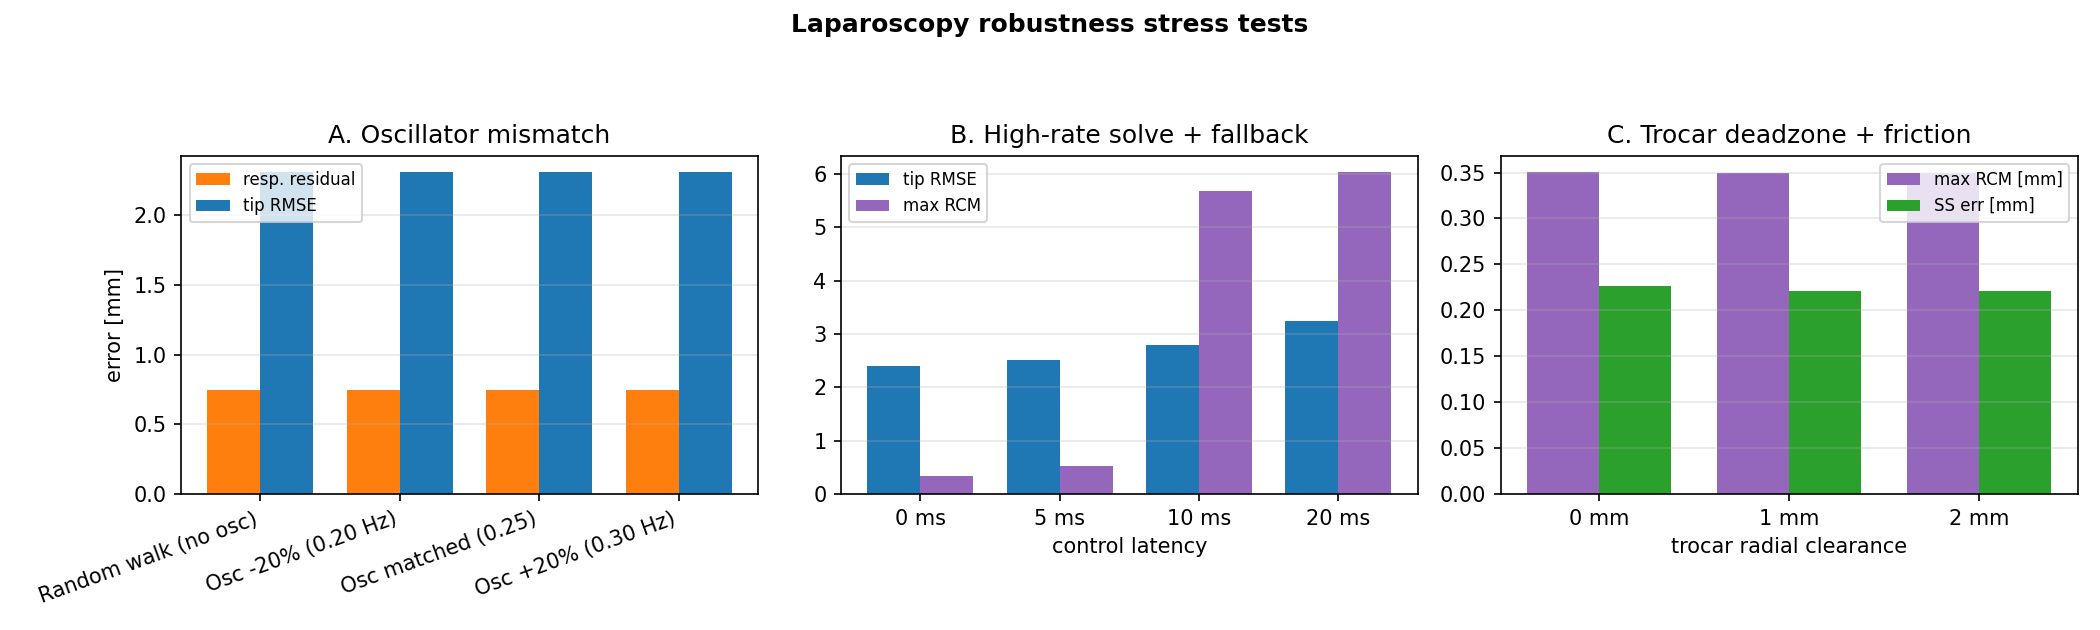

This chart was generated by the following Python code:
"""
Robustness stress tests for the deployed controller:

  A. Control latency
     The applied torque is delayed by 0..20 ms.  The revised supervisor
     re-solves the QP at 1 kHz and, above the verified constrained-controller
     delay margin, falls back to delay-tolerant tip MPC with soft RCM control.

  B. Trocar radial deadzone + friction
     A radial port clearance (deadzone) is added to the trocar; checks that the
     Kalman still absorbs the axial Coulomb friction (SS error ~ 0) and how RCM
     deviation responds.

Run:  python3 lap_experiments.py     # headless; writes lap_experiments.png + json
"""

from __future__ import annotations
import sys, json
from collections import deque
from pathlib import Path
import numpy as np
import matplotlib
matplotlib.use("Agg")
import matplotlib.pyplot as plt

sys.path.insert(0, str(Path(__file__).parent))
from lap_env import LapEnv
from lap_controller import LapController, LapCtrlParams
from lap_benchmark import (references, s_ref, lateral_axis, metrics,
                           T_END, DT_DECIM, PUSH_WIN, PUSH_MAG)


def simulate(true_resp_f=0.20, ctrl_resp_f=0.20, use_oscillator=True,
             latency_ms=0.0, trocar_clear=0.0, mode="mpc_kalman",
             param_overrides=None, control_decim=DT_DECIM):
    env = LapEnv()
    env.tis.resp_f = true_resp_f
    env.tro.r_clear = trocar_clear
    params = LapCtrlParams()
    params.resp_f = ctrl_resp_f
    for name, value in (param_overrides or {}).items():
        setattr(params, name, value)
    ctrl = LapController(mode, env, params, use_oscillator=use_oscillator)
    dt = env.dt
    u_lat = lateral_axis(env.s0); R_d = env.R0
    n_steps = int(T_END / dt)
    lat = int(round(latency_ms * 1e-3 / dt))
    # A latency sweep represents a controller already operating at t=0, not an
    # actuator that is unpowered for the first delay interval.  Initialize the
    # history from the first computed equilibrium/bias-compensating command.
    # Zero-filled history creates an artificial gravity-drop transient that can
    # dominate the rest of the episode.
    buf = None

    log = {k: [] for k in ("t", "tip_err", "tip_s", "ref_s", "F_tissue",
                           "rcm", "wall_F", "d_hat", "qp_ms", "tau_norm",
                           "force_cmd", "tau_aux")}
    for k in range(n_steps):
        t = k * dt
        dyn, st = env.get_dynamics_and_state()
        p_d, dp_d, ddp_d = references(env, t, dt)
        resolve = (k % control_decim == 0)
        tau, info = ctrl.control(dyn, st, p_d, dp_d, ddp_d, R_d,
                                 env.p_rcm0, resolve=resolve)
        if buf is None:
            buf = deque([tau.copy()] * (lat + 1), maxlen=lat + 1)
        else:
            buf.append(tau.copy())
        env.apply_torque(buf[0])                       # delayed application

        p_tip, s_hat, v_tip, _ = env.tip_state(dyn, st)
        F_tis, delta = env.tissue_force(p_tip, v_tip, t)
        env.apply_point_force(st, F_tis, p_tip)
        F_tro, e_rcm = env.trocar_force(st, env.p_rcm0)
        env.apply_point_force(st, F_tro, env.p_rcm0)
        if PUSH_WIN[0] <= t < PUSH_WIN[1]:
            env.apply_point_force(st, PUSH_MAG * u_lat, p_tip)

        log["t"].append(t)
        log["tip_err"].append(float(np.linalg.norm(p_d - p_tip)) * 1e3)
        log["tip_s"].append(float((p_tip - env.p_tip0) @ env.s0) * 1e3)
        log["ref_s"].append(s_ref(t) * 1e3)
        log["F_tissue"].append(float(np.linalg.norm(F_tis)))
        log["rcm"].append(float(np.linalg.norm(e_rcm)) * 1e3)
        log["wall_F"].append(float(np.linalg.norm(env.tro.K_wall * e_rcm)))
        log["d_hat"].append(float(np.linalg.norm(info["d_hat"])))
        log["tau_norm"].append(float(np.linalg.norm(tau)))
        log["force_cmd"].append(float(np.linalg.norm(info["F"])))
        log["tau_aux"].append(float(np.linalg.norm(info["tau_aux"])))
        if resolve and mode not in ("impedance", "pid_force"):
            log["qp_ms"].append(float(info["qp_ms"]))
        env.step()
    return {k: np.asarray(v) for k, v in log.items()}


def exp_A():
    """Respiration frequency mismatch (true 0.25 Hz)."""
    true_f = 0.25
    cfgs = [
        ("Random walk (no osc)", dict(use_oscillator=False, ctrl_resp_f=0.25)),
        ("Osc -20% (0.20 Hz)",  dict(ctrl_resp_f=0.20)),
        ("Osc matched (0.25)",  dict(ctrl_resp_f=0.25)),
        ("Osc +20% (0.30 Hz)",  dict(ctrl_resp_f=0.30)),
    ]
    rows = {}
    for name, kw in cfgs:
        L = simulate(true_resp_f=true_f, **kw)
        m = metrics(L)
        rows[name] = dict(resp_resid_mm=m["resp_resid_mm"],
                          tip_rmse_mm=m["tip_rmse_mm"])
    return rows


def exp_B():
    """Control latency sweep with high-rate solve and stability fallback."""
    rows = {}
    for lat in (0.0, 5.0, 10.0, 20.0):
        L = simulate(
            true_resp_f=0.25,
            ctrl_resp_f=0.25,
            latency_ms=lat,
            control_decim=1,
            param_overrides={"actuator_delay": lat * 1.0e-3},
        )
        m = metrics(L)
        rows[f"{lat:.0f} ms"] = dict(tip_rmse_mm=m["tip_rmse_mm"],
                                     ss_err_mm=m["ss_err_mm"],
                                     peak_tip_mm=float(np.max(L["tip_err"])),
                                     max_rcm_mm=m["max_rcm_mm"],
                                     controller=("constrained joint/task"
                                                 if lat <= 6.0
                                                 else "tip-MPC fallback"))
    return rows


def exp_C():
    """Trocar radial deadzone + axial friction (matched oscillator)."""
    rows = {}
    for cl in (0.0, 1.0e-3, 2.0e-3):
        L = simulate(true_resp_f=0.25, ctrl_resp_f=0.25, trocar_clear=cl)
        m = metrics(L)
        rows[f"{cl*1e3:.0f} mm"] = dict(max_rcm_mm=m["max_rcm_mm"],
                                        ss_err_mm=m["ss_err_mm"],
                                        peak_tissue_N=m["peak_tissue_N"])
    return rows


def main():
    A, B, C = exp_A(), exp_B(), exp_C()

    print("\n== Exp A: respiration oscillator / frequency mismatch ==")
    print(f"{'estimator':<24}{'respσ':>10}{'tip RMSE':>12}")
    for k, v in A.items():
        print(f"{k:<24}{v['resp_resid_mm']:>10.3f}{v['tip_rmse_mm']:>12.3f}")

    print("\n== Exp B: control latency ==")
    print(f"{'latency':<10}{'tip RMSE':>12}{'SS err':>10}{'peak tip':>12}"
          f"{'max RCM':>10}  controller")
    for k, v in B.items():
        print(f"{k:<10}{v['tip_rmse_mm']:>12.3f}{v['ss_err_mm']:>10.3f}"
              f"{v['peak_tip_mm']:>12.3f}{v['max_rcm_mm']:>10.3f}"
              f"  {v['controller']}")

    print("\n== Exp C: trocar radial deadzone (+ axial friction) ==")
    print(f"{'clearance':<12}{'max RCM':>10}{'SS err':>10}{'peakF[N]':>10}")
    for k, v in C.items():
        print(f"{k:<12}{v['max_rcm_mm']:>10.3f}{v['ss_err_mm']:>10.3f}{v['peak_tissue_N']:>10.3f}")

    # ---- figure ----
    fig, ax = plt.subplots(1, 3, figsize=(14.0, 4.2))
    fig.suptitle("Laparoscopy robustness stress tests",
                 fontweight="bold")
    # A
    names = list(A.keys()); xa = np.arange(len(names)); wa = 0.38
    ax[0].bar(xa - wa/2, [A[n]["resp_resid_mm"] for n in names], wa,
              label="resp. residual", color="tab:orange")
    ax[0].bar(xa + wa/2, [A[n]["tip_rmse_mm"] for n in names], wa,
              label="tip RMSE", color="tab:blue")
    ax[0].set_xticks(xa); ax[0].set_xticklabels(names, rotation=20, ha="right")
    ax[0].set_ylabel("error [mm]")
    ax[0].set_title("A. Oscillator mismatch")
    ax[0].legend(fontsize=8); ax[0].grid(axis="y", alpha=0.3)
    # B
    names = list(B.keys()); xb = np.arange(len(names)); wb = 0.38
    ax[1].bar(xb - wb/2, [B[n]["tip_rmse_mm"] for n in names], wb,
              label="tip RMSE", color="tab:blue")
    ax[1].bar(xb + wb/2, [B[n]["max_rcm_mm"] for n in names], wb,
              label="max RCM", color="tab:purple")
    ax[1].set_xticks(xb); ax[1].set_xticklabels(names)
    ax[1].set_xlabel("control latency")
    ax[1].set_title("B. High-rate solve + fallback")
    ax[1].legend(fontsize=8); ax[1].grid(axis="y", alpha=0.3)
    # C
    names = list(C.keys()); xr = np.arange(len(names)); w = 0.38
    ax[2].bar(xr - w/2, [C[n]["max_rcm_mm"] for n in names], w,
              label="max RCM [mm]", color="tab:purple")
    ax[2].bar(xr + w/2, [C[n]["ss_err_mm"] for n in names], w,
              label="SS err [mm]", color="tab:green")
    ax[2].set_xticks(xr); ax[2].set_xticklabels(names)
    ax[2].set_xlabel("trocar radial clearance")
    ax[2].set_title("C. Trocar deadzone + friction")
    ax[2].legend(fontsize=8); ax[2].grid(axis="y", alpha=0.3)

    fig.tight_layout(rect=[0, 0, 1, 0.92])
    out = Path(__file__).parent / "lap_experiments.png"
    fig.savefig(out, dpi=150)
    print(f"\n[plot] saved -> {out}")
    (Path(__file__).parent / "lap_experiments.json").write_text(
        json.dumps({"A": A, "B": B, "C": C}, indent=2))


if __name__ == "__main__":
    main()
